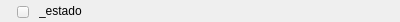
<?xml version="1.0" encoding="UTF-8"?>
<ui version="4.0">
 <class>wInfoConeccion</class>
 <widget class="QWidget" name="wInfoConeccion">
  <property name="geometry">
   <rect>
    <x>0</x>
    <y>0</y>
    <width>400</width>
    <height>20</height>
   </rect>
  </property>
  <property name="windowTitle">
   <string>Form</string>
  </property>
  <layout class="QHBoxLayout" name="horizontalLayout">
   <property name="spacing">
    <number>10</number>
   </property>
   <property name="leftMargin">
    <number>17</number>
   </property>
   <property name="topMargin">
    <number>4</number>
   </property>
   <property name="bottomMargin">
    <number>4</number>
   </property>
   <item>
    <widget class="QPushButton" name="vEstadoColor">
     <property name="minimumSize">
      <size>
       <width>12</width>
       <height>12</height>
      </size>
     </property>
     <property name="maximumSize">
      <size>
       <width>12</width>
       <height>10</height>
      </size>
     </property>
     <property name="text">
      <string/>
     </property>
    </widget>
   </item>
   <item>
    <widget class="QLabel" name="vEstadoDescripcion">
     <property name="text">
      <string>_estado</string>
     </property>
    </widget>
   </item>
  </layout>
 </widget>
 <resources/>
 <connections/>
</ui>
